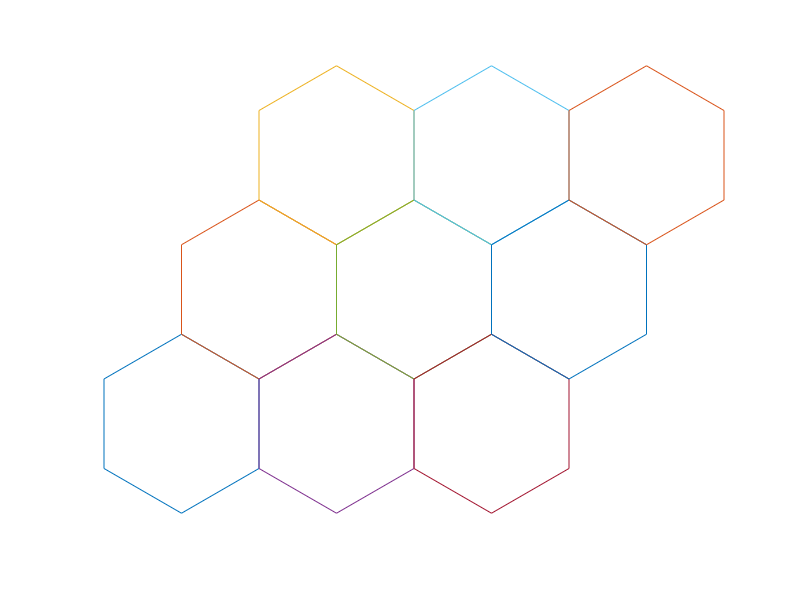

Write the MATLAB code that produced this figure.

figure;
hold on;
hexX = [1.5, 0, -1.5, -1.5, 0, 1.5, 1.5];
hexY = sqrt (3) * [0.5,1,0.5,-0.5,-1,-0.5,0.5];
genT = [3,0];
genS = [1.5,sqrt(3)*1.5];
kmax = 1;
lmax = 1;
for k = -kmax:kmax
   for l = -lmax:lmax
        trans = k*genT + l*genS;
        newhexX = hexX + trans(1);
        newhexY = hexY + trans(2);
    plot(newhexX,newhexY);
end
end
axis equal;
axis off;
hold off;
